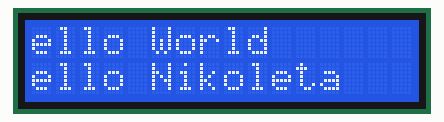
Simulated run of this sketch. Board: Arduino Uno, built with avr-gcc and run on an emulated ATmega328P. Shown: 16×2 character LCD.

Above: at 0.19 s.
At 0.79 s:
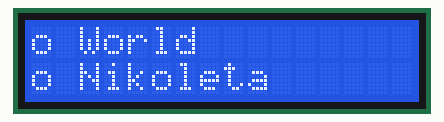
At 1.39 s:
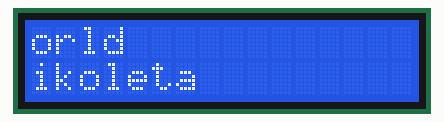
At 2.8 s:
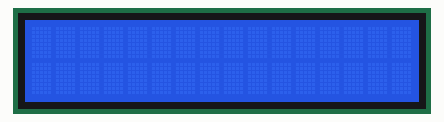
At 5.01 s:
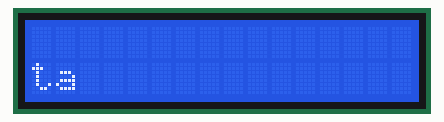
At 7.4 s:
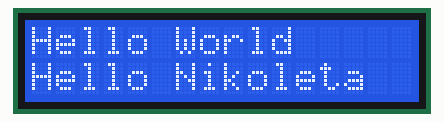

The sketch:

DisplayFunctionsOverview.ino
```cpp
#include <LiquidCrystal_I2C.h>
#include "DHT.h"
#define DHTTYPE DHT11

const int DHTPIN = 2;

// Set the address, number of columns, and number of rows of the LCD
const int LCD_ADDRESS = 0x27;  // I2C address of the LCD
const int LCD_COLS = 16;       // Number of columns of the LCD
const int LCD_ROWS = 2;        // Number of rows of the LCD

LiquidCrystal_I2C lcd(LCD_ADDRESS, LCD_COLS, LCD_ROWS);
DHT sensor(DHTPIN, DHTTYPE);

void setup() {

  Serial.begin(9600);
  sensor.begin();

  lcd.init();
  lcd.backlight();  // Turn on the backlight
}
void showTextName() {
  lcd.clear();
  lcd.setCursor(0, 0);
  lcd.print("Hello World");
  lcd.setCursor(0, 1);
  lcd.print("Hello Nikoleta");
}

void showTextNameArgs(const char text[2][15]) {
  lcd.clear();
  lcd.setCursor(0, 0);
  lcd.print(text[0]);
  lcd.setCursor(0, 1);
  lcd.print(text[1]);
}
void display_noDisplay() {
  showTextName();
  lcd.display();
  delay(2000);
  lcd.noDisplay();
  delay(2000);
}
void scrollLeft() {
  for (int i = 0; i < 16; i++) {
    lcd.scrollDisplayLeft();
    delay(200);
  }
  delay(1000);
}

void scrollRight() {
  for (int i = 0; i < 16; i++) {
    lcd.scrollDisplayRight();
    delay(200);
  }
  delay(1000);
}
void slideTextLeftAndReturn() {
  showTextName();
  scrollLeft();
  scrollRight();
}

void blinkSlideTextAndReturn() {
  lcd.noDisplay();

  showTextName();

  for (int i = 0; i < 16; i++) {
    lcd.scrollDisplayLeft();
  }

  lcd.display();

  for (int i = 0; i < 16; i++) {
    lcd.scrollDisplayRight();
    delay(200);
  }

  delay(2000);

  for (int i = 0; i < 16; i++) {
    lcd.scrollDisplayLeft();
    delay(200);
  }
}

void twoPageBlink() {
  lcd.noDisplay();
//page one
  char text[2][15] = { "Hello World",
                       "Hello Nicky" };
  showTextNameArgs(text);

  for (int i = 0; i < 16; i++) {
    lcd.scrollDisplayLeft();
  }

  lcd.display();

  for (int i = 0; i < 16; i++) {
    lcd.scrollDisplayRight();
    delay(200);
  }

  delay(2000);

  for (int i = 0; i < 16; i++) {
    lcd.scrollDisplayLeft();
    delay(200);
  }

 //page two
  lcd.noDisplay();
  char text2[2][15] = { "Page Two",
                       "I'm here" };
  showTextNameArgs(text2);

  for (int i = 0; i < 16; i++) {
    lcd.scrollDisplayLeft();
  }

  lcd.display();

  for (int i = 0; i < 16; i++) {
    lcd.scrollDisplayRight();
    delay(200);
  }

  delay(2000);

  for (int i = 0; i < 16; i++) {
    lcd.scrollDisplayLeft();
    delay(200);
  }

}

void loop() {

  //  showTextNameArgs(text);
  //  delay(2000);
  // blinkSlideTextAndReturn();
 // twoPageBlink();
 slideTextLeftAndReturn();
}
```

Measured:
- by itself, everything shown: repeats every 8.5 s, in 28 steps
- what the display in image 3 shows lasts 2.0 s, from 2.7 s to 4.7 s
- what the display in image 5 shows lasts 1.2 s, from 7.3 s to 8.5 s
